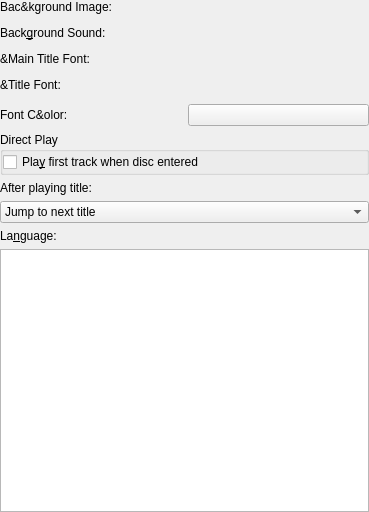
<?xml version="1.0" encoding="UTF-8"?>
<ui version="4.0">
 <class>TemplateOptionsLayout</class>
 <widget class="QWidget" name="TemplateOptionsLayout">
  <property name="geometry">
   <rect>
    <x>0</x>
    <y>0</y>
    <width>369</width>
    <height>512</height>
   </rect>
  </property>
  <property name="windowTitle">
   <string>Template Options</string>
  </property>
  <layout class="QVBoxLayout">
   <property name="margin">
    <number>0</number>
   </property>
   <item>
    <widget class="QLabel" name="backgroundImageLabel">
     <property name="text">
      <string>Bac&amp;kground Image:</string>
     </property>
     <property name="wordWrap">
      <bool>false</bool>
     </property>
     <property name="buddy">
      <cstring>kcfg_background::url</cstring>
     </property>
    </widget>
   </item>
   <item>
    <widget class="KUrlRequester" name="kcfg_background::url"/>
   </item>
   <item>
    <widget class="QLabel" name="textLabel1">
     <property name="text">
      <string>Back&amp;ground Sound:</string>
     </property>
     <property name="wordWrap">
      <bool>false</bool>
     </property>
     <property name="buddy">
      <cstring>kcfg_sound</cstring>
     </property>
    </widget>
   </item>
   <item>
    <widget class="KUrlRequester" name="kcfg_sound"/>
   </item>
   <item>
    <widget class="QLabel" name="mainTitleFontLabel">
     <property name="text">
      <string>&amp;Main Title Font:</string>
     </property>
     <property name="wordWrap">
      <bool>false</bool>
     </property>
     <property name="buddy">
      <cstring>kcfg_main::font</cstring>
     </property>
    </widget>
   </item>
   <item>
    <widget class="KFontRequester" name="kcfg_main::font"/>
   </item>
   <item>
    <widget class="QLabel" name="textLabel3">
     <property name="text">
      <string>&amp;Title Font:</string>
     </property>
     <property name="wordWrap">
      <bool>false</bool>
     </property>
     <property name="buddy">
      <cstring>kcfg_title::font</cstring>
     </property>
    </widget>
   </item>
   <item>
    <widget class="KFontRequester" name="kcfg_title::font"/>
   </item>
   <item>
    <layout class="QHBoxLayout">
     <item>
      <widget class="QLabel" name="colorLabel">
       <property name="text">
        <string>Font C&amp;olor:</string>
       </property>
       <property name="wordWrap">
        <bool>false</bool>
       </property>
       <property name="buddy">
        <cstring>kcfg_label::color</cstring>
       </property>
      </widget>
     </item>
     <item>
      <widget class="KColorButton" name="kcfg_label::color"/>
     </item>
    </layout>
   </item>
   <item>
    <widget class="QGroupBox" name="directPlayGroupBox">
     <property name="title">
      <string>Direct Play</string>
     </property>
     <layout class="QVBoxLayout">
      <property name="margin">
       <number>0</number>
      </property>
      <item>
       <widget class="QCheckBox" name="kcfg_direct_play">
        <property name="enabled">
         <bool>true</bool>
        </property>
        <property name="text">
         <string>Pla&amp;y first track when disc entered</string>
        </property>
        <property name="shortcut">
         <string>Alt+Y</string>
        </property>
       </widget>
      </item>
     </layout>
    </widget>
   </item>
   <item>
    <widget class="QLabel" name="jumpLabel">
     <property name="text">
      <string>After playing title:</string>
     </property>
     <property name="wordWrap">
      <bool>false</bool>
     </property>
    </widget>
   </item>
   <item>
    <widget class="QComboBox" name="kcfg_continue_to_next_title">
     <property name="currentIndex">
      <number>1</number>
     </property>
     <item>
      <property name="text">
       <string>Jump to main menu</string>
      </property>
     </item>
     <item>
      <property name="text">
       <string>Jump to next title</string>
      </property>
     </item>
    </widget>
   </item>
   <item>
    <widget class="QLabel" name="languageLabel">
     <property name="text">
      <string>La&amp;nguage:</string>
     </property>
     <property name="wordWrap">
      <bool>false</bool>
     </property>
     <property name="buddy">
      <cstring>kcfg_language</cstring>
     </property>
    </widget>
   </item>
   <item>
    <widget class="KMFLanguageListBox" name="kcfg_language">
     <property name="autoFill" stdset="0">
      <bool>true</bool>
     </property>
    </widget>
   </item>
  </layout>
 </widget>
 <layoutdefault spacing="6" margin="11"/>
 <layoutfunction spacing="KDialog::spacingHint" margin="KDialog::marginHint"/>
 <pixmapfunction>BTN_ICON</pixmapfunction>
 <customwidgets>
  <customwidget>
   <class>KUrlRequester</class>
   <extends>QFrame</extends>
   <header>kurlrequester.h</header>
  </customwidget>
  <customwidget>
   <class>KFontRequester</class>
   <extends>QWidget</extends>
   <header>kfontrequester.h</header>
  </customwidget>
  <customwidget>
   <class>KColorButton</class>
   <extends>QPushButton</extends>
   <header>kcolorbutton.h</header>
  </customwidget>
  <customwidget>
   <class>KMFLanguageListBox</class>
   <extends>QListView</extends>
   <header>kmflanguagewidgets.h</header>
  </customwidget>
 </customwidgets>
 <includes>
  <include location="local">KUrlrequester.h</include>
  <include location="local">klineedit.h</include>
  <include location="local">kpushbutton.h</include>
  <include location="local">KUrlrequester.h</include>
  <include location="local">klineedit.h</include>
  <include location="local">kpushbutton.h</include>
  <include location="local">KFontRequester.h</include>
  <include location="local">KFontRequester.h</include>
  <include location="local">kcolorcombo.h</include>
  <include location="local">kmflanguagewidgets.h</include>
 </includes>
 <resources/>
 <connections/>
</ui>
